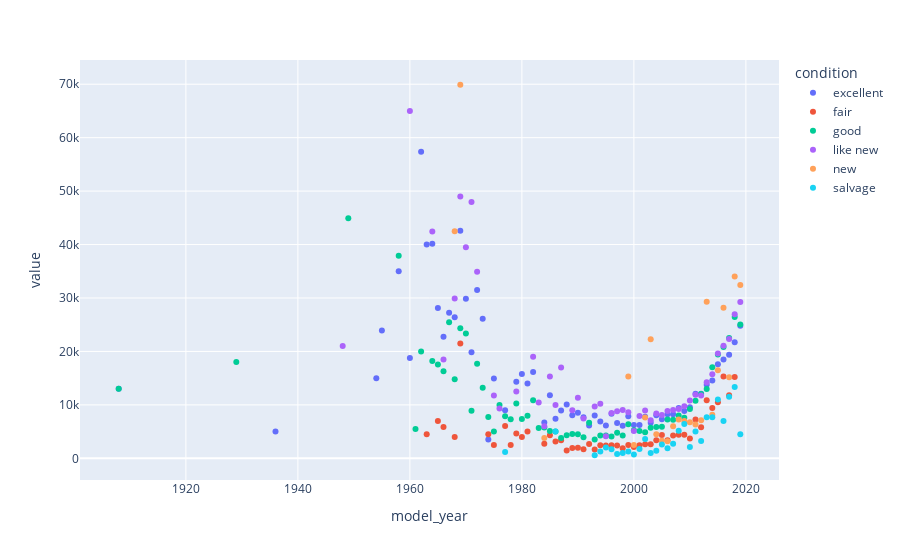

Notebook source saved alongside this figure:
### Code cell
import pandas as pd 
import plotly.express as px


car_data = pd.read_csv('~/proyecto5/vehicles_env/AVAMS/vehicles_us.csv')

table = car_data.pivot_table(index='model_year',columns='condition', values='price')

fig2 = px.scatter(table)
fig2.show()
